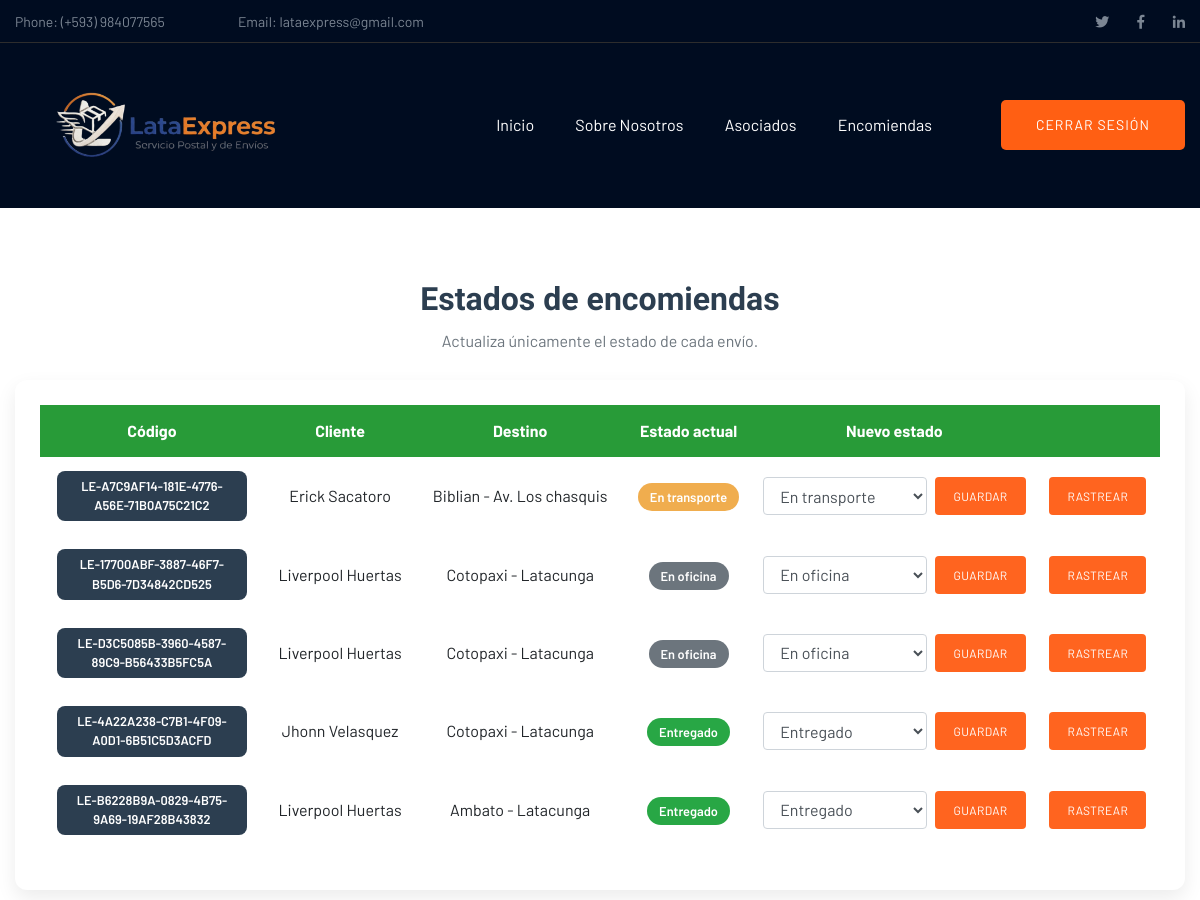
The app's page /actualizar_estados/ (signed in, upper part), older data.
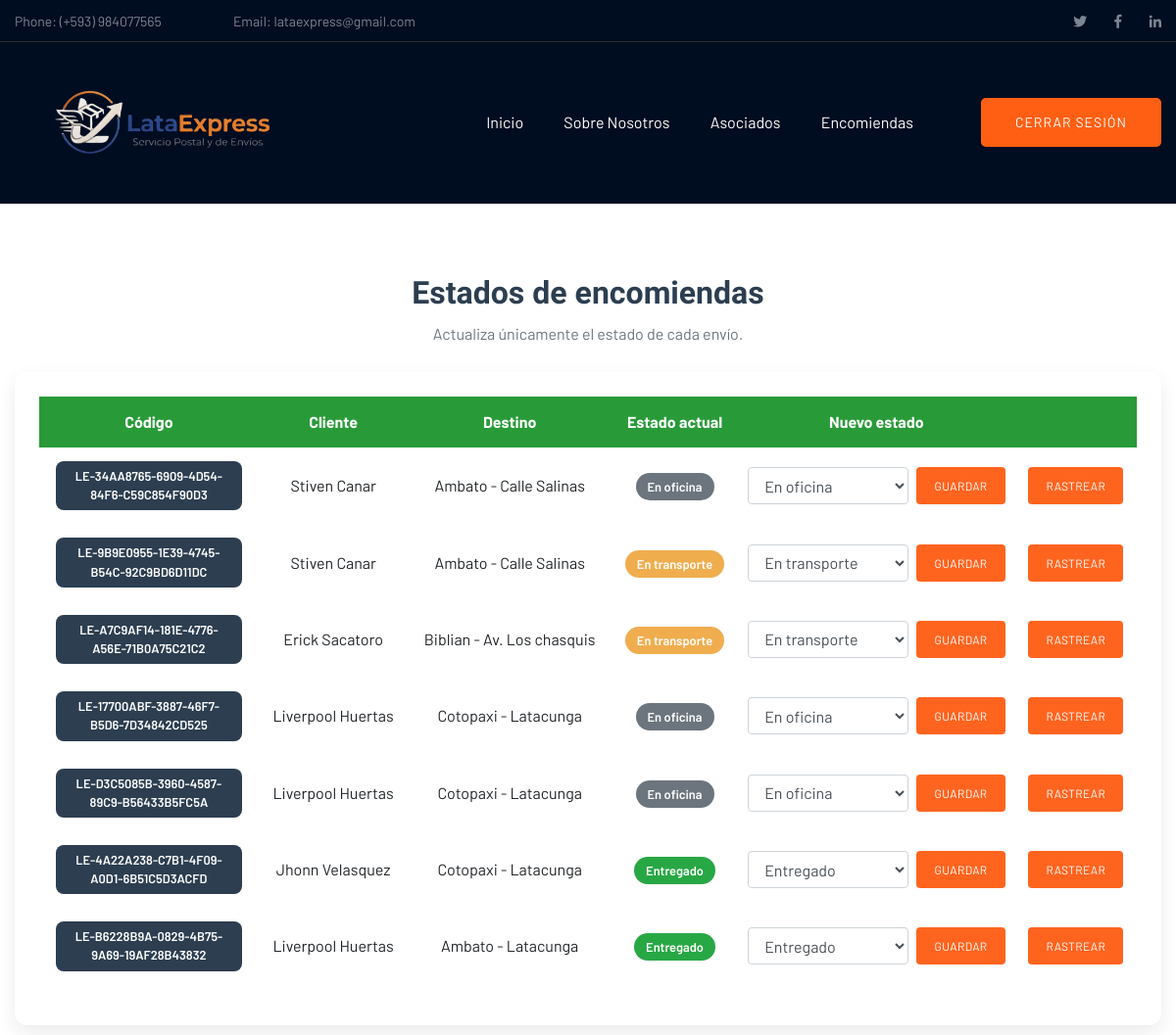
The same page, newer data.
### Envio/models.py (models this page shows, shortened)
class Encomienda(models.Model):
    ESTADOS = [
        ('OFICINA', 'En oficina'),
        ('TRANSPORTE', 'En transporte'),
        ('ENTREGADO', 'Entregado'),
    ]
    TRANSPORTE = [
        ('BUS', 'Bus'),
        ('CAMIONETA', 'Camioneta'),
        ('MOTO', 'Moto'),
    ]
    codigo = models.UUIDField(default=uuid.uuid4, editable=False, unique=True)
    cliente = models.ForeignKey(Cliente, on_delete=models.CASCADE)
    destino = models.ForeignKey(Destino, on_delete=models.CASCADE)
    descripcion = models.TextField()
    peso = models.FloatField()
    precio = models.DecimalField(max_digits=8, decimal_places=2)
    nombre_destinatario = models.CharField(max_length=150)
    cedula_destinatario = models.CharField(max_length=10)
    email_destinatario = models.EmailField()
    telefono_destinatario = models.CharField(max_length=15)
    estado = models.CharField(max_length=20, choices=ESTADOS, default='OFICINA')
    transporte = models.CharField(max_length=20, choices=TRANSPORTE)
    fecha_envio = models.DateTimeField(auto_now_add=True)
    fecha_estimada = models.DateTimeField()

class Cliente(models.Model):
    nombre = models.CharField(max_length=100)
    apellido= models.CharField(max_length=100)
    cedula = models.CharField(max_length=10, unique=True)
    email = models.EmailField()
    telefono = models.CharField(max_length=10)

class Destino(models.Model):
    ciudad = models.CharField(max_length=100)
    direccion = models.CharField(max_length=200)
    codigo_postal = models.CharField(max_length=6)
    nombre_destinatario = models.CharField(max_length=100, null=True, blank=True)
    cedula_destinatario = models.CharField(max_length=10, null=True, blank=True)
    email_destinatario = models.EmailField(null=True, blank=True)
    telefono_destinatario = models.CharField(max_length=15, null=True, blank=True)

### Envio/views.py (the view, shortened to what this page needs)
# urls.py: path('actualizar_estados/', views.actualizar_estados),
@requiere_admin_o_transportista
def actualizar_estados(request):
    encomiendas = Encomienda.objects.select_related('cliente', 'destino').all().order_by('-fecha_envio')
    return render(request, 'actualizar_estados.html', {
        'encomiendas': encomiendas,
        'estados': Encomienda.ESTADOS,
    })

### Envio/views.py (called while the page is built)
def es_admin(user):
    return user.is_authenticated and (
        user.is_superuser or user.groups.filter(name='admin').exists()
    )

def requiere_admin_o_transportista(view_func):
    return user_passes_test(
        lambda user: es_admin(user) or es_transportista(user),
        login_url='/login/'
    )(view_func)

### Envio/templates/actualizar_estados.html (shortened to what this page needs)
{% extends "plantillaPrincipal.html" %}
{% load static %}
{% block contenido %}
<div class="container mt-4 mb-5">
    <h2 class="titulo-estados">Estados de encomiendas</h2>
    <p class="text-center text-muted mb-4">Actualiza únicamente el estado de cada envío.</p>
    <div class="contenedor-estados">
        <table id="tbl_estados" class="table table-borderless align-middle tabla-estados" style="width:100%">
            <thead>
                <tr>
                    <th>Código</th>
                    <th>Cliente</th>
                    <th>Destino</th>
                    <th>Estado actual</th>
                    <th>Nuevo estado</th>
                    <th></th>
                </tr>
            </thead>
            <tbody>
                {% for encomienda in encomiendas %}
                    <tr>
                        <td><span class="badge-codigo">LE-{{ encomienda.codigo|slice:":8"|upper }}</span></td>
                        <td>{{ encomienda.cliente.nombre }} {{ encomienda.cliente.apellido }}</td>
                        <td>{{ encomienda.destino.ciudad }} - {{ encomienda.destino.direccion }}</td>
                        <td>
                            {% if encomienda.estado == 'OFICINA' %}
                                <span class="badge-estado badge-oficina">En oficina</span>
                            {% elif encomienda.estado == 'TRANSPORTE' %}
                                <span class="badge-estado badge-transporte">En transporte</span>
                            {% elif encomienda.estado == 'ENTREGADO' %}
                                <span class="badge-estado badge-entregado">Entregado</span>
                            {% endif %}
                        </td>
                        <td>
                            <form method="post" action="/actualizar_estados/" class="form-estado">
                                <select name="estado" class="form-control" aria-label="Estado de la encomienda">
                                    {% for valor, etiqueta in estados %}
                                        <option value="{{ valor }}" {% if encomienda.estado == valor %}selected{% endif %}>{{ etiqueta }}</option>
                                    {% endfor %}
                                </select>
                                <button type="submit" class="btn-guardar">Guardar</button>
                            </form>
                        </td>
                        <td><a href="/rastrear_encomienda/" class="btn-rastrear">Rastrear</a></td>
                    </tr>
                {% empty %}
                    <tr>
                        <td colspan="6" class="text-center py-4">No hay encomiendas registradas.</td>
                    </tr>
                {% endfor %}
            </tbody>
        </table>
    </div>
</div>
{% endblock %}

Row changes from the older to the newer data that the page shows:
added Encomienda: codigo "34AA8765-6909-4D54-84F6-C59C854F90D3", cliente.nombre "Stiven", cliente.apellido "Canar", destino.ciudad "Ambato", destino.direccion "Calle Salinas", shows "En oficina", estado "En oficina"
added Encomienda: codigo "9B9E0955-1E39-4745-B54C-92C9BD6D11DC", cliente.nombre "Stiven", cliente.apellido "Canar", destino.ciudad "Ambato", destino.direccion "Calle Salinas", shows "En transporte", estado "En transporte"
